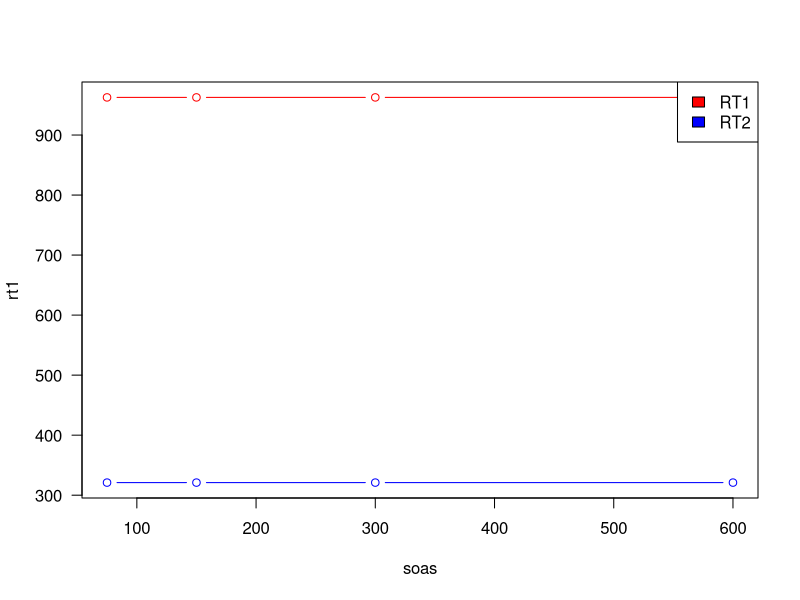

Reproduce this figure in R.
x = read.table("data.txt")

RT1 = x[,8]
RT2 = x[,9]
correct = x[,10]==1 & x[,11]==1
soa = x[,7]
soas = sort(unique(soa))
realdata = x[,1]==2

rt1 = numeric(4)
rt2 = numeric(4)

rt1[1]=mean( RT1[ correct & realdata & soa==soas[1] ] )
rt1[2]=mean( RT1[ correct & realdata & soa==soas[1] ] )
rt1[3]=mean( RT1[ correct & realdata & soa==soas[1] ] )
rt1[4]=mean( RT1[ correct & realdata & soa==soas[1] ] )

rt2[1]=mean( RT2[ correct & realdata & soa==soas[1] ] )
rt2[2]=mean( RT2[ correct & realdata & soa==soas[1] ] )
rt2[3]=mean( RT2[ correct & realdata & soa==soas[1] ] )
rt2[4]=mean( RT2[ correct & realdata & soa==soas[1] ] )

r=c(min(c(rt1,rt2)),max(c(rt1,rt2)))
plot( soas, rt1 , col="red" ,ylim=r,type="b",las=1)
lines( soas, rt2 , ylim=r,col="blue",type="b")
legend("topright",c("RT1","RT2"),fill=c("red","blue"))

